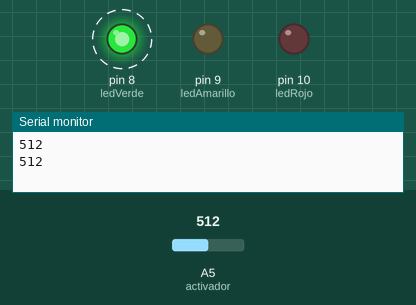
Bench run of a sketch on a simulated Arduino Uno, built with avr-gcc and run on an emulated ATmega328P. Parts: output pins drawn as LEDs (lit = HIGH), the last lines printed to the serial monitor. Dashed ring = blinking. The inputs (shaded band) are chosen by the test bench; at power-on: A5 (activador) = 512.

Above: at 2.3 s.
2.4 s: A5 (activador) set to 532
5.9 s: A5 (activador) set to 550
At 6.5 s:
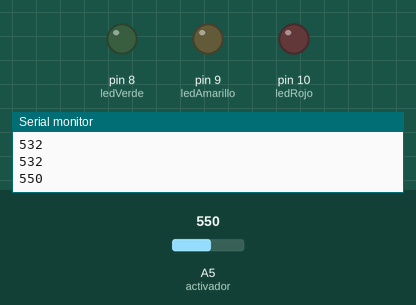
8.0 s: A5 (activador) set to 660
At 9.3 s:
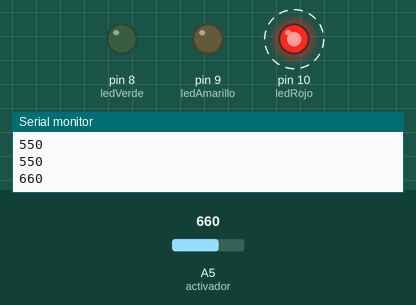
13.0 s: A5 (activador) set to 651
At 13.8 s:
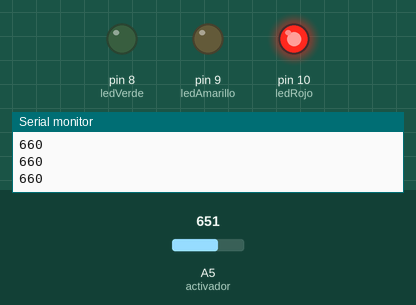
15.1 s: A5 (activador) set to 541
At 16.7 s:
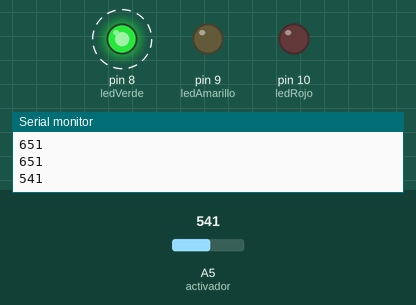
20.1 s: A5 (activador) set to 460
23.6 s: A5 (activador) set to 434
At 25.6 s:
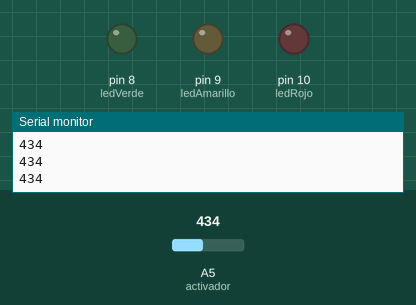
Timing chart, 0 to 27.0 s (numbered marks = the images above; inputs shaded):
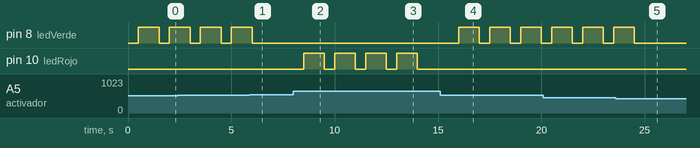

Measured:
- the behaviour switches between 549 and 550 on A5 (activador) (found by bisection; images 0 and 1)
- the behaviour switches between 652 and 651 on A5 (activador) (found by bisection; images 2 and 3)
- the behaviour switches between 451 and 450 on A5 (activador) (found by bisection; images 4 and 5)
- after the input at 5.9 s, pin 8 (ledVerde): goes on until 6.0 s, then stays LOW
- after the input at 8.0 s, pin 10 (ledRojo): alternates HIGH for 1.0 s and LOW for 0.50 s, starting after 0.50 s
- after the input at 13.0 s, pin 10 (ledRojo): goes on until 14.0 s, then stays LOW
- after the input at 15.1 s, pin 8 (ledVerde): alternates HIGH for 1.0 s and LOW for 0.50 s, starting after 0.91 s
- after the input at 23.6 s, pin 8 (ledVerde): goes on until 24.5 s, then stays LOW

The sketch:

SensorDeAgua.ino
```cpp
int activador = A5;
int ledVerde = 8;
int ledAmarillo = 9;
int ledRojo = 10;

void setup() {
  pinMode(ledVerde, OUTPUT); //salida
  pinMode(ledAmarillo, OUTPUT); //salida
  pinMode(ledRojo, OUTPUT); //salida
  pinMode(activador, INPUT);  //entrada
  Serial.begin(9600);
}

void loop() {
  int sensorValue = analogRead(activador);


  Serial.println(sensorValue);
  delay(500);

  if (sensorValue > 450 && sensorValue < 550) {
    digitalWrite(ledVerde, HIGH);
    delay(1000);
    digitalWrite(ledVerde, LOW);
  }


  if (sensorValue > 551 && sensorValue < 650) {
    digitalWrite(ledAmarillo, HIGH);
    delay(1000);
    digitalWrite(ledAmarillo, LOW);
  }


  if (sensorValue > 651 && sensorValue < 700) {
    digitalWrite(ledRojo, HIGH);
    delay(1000);
    digitalWrite(ledRojo, LOW);
  }


  else {
    digitalWrite(ledRojo, LOW);
    digitalWrite(ledVerde, LOW);
    digitalWrite(ledAmarillo, LOW);
  }
}
```
